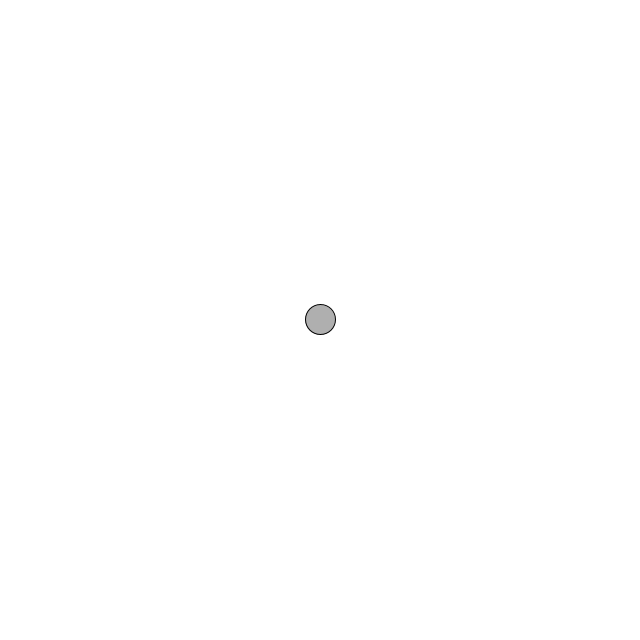
Frame 1 (no input)
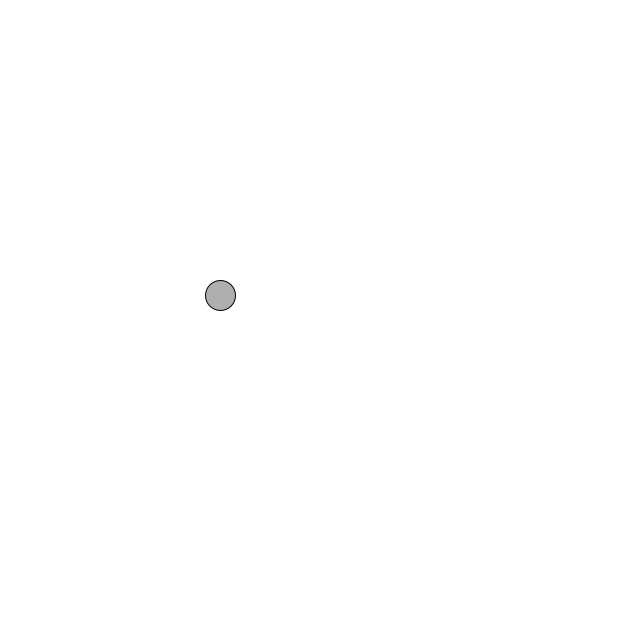
Frame 60 (the mouse pressed at the canvas centre just before this capture)
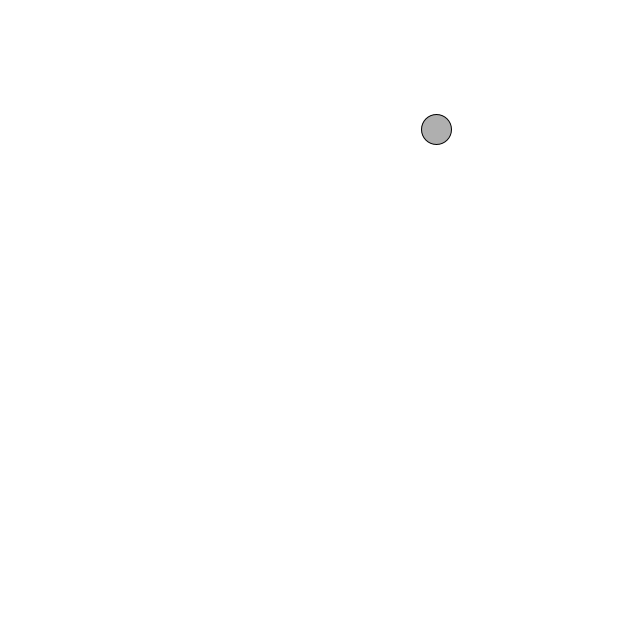
Frame 120 (the mouse held since frame 60 and released just before this capture)

The Processing sketch that drew these frames (run headless with seeded random() and noise(); from frame 60 on, the mouse is pressed at the canvas centre):

// Processing sketch: randomWalkPerlinAcc
// ── randomWalkPerlinAcc.pde
class Mover {
  PVector pos;
  PVector vel;
  PVector acc;
  float topspeed;
  float t;
  
  Mover() {
    pos = new PVector(width/2, height/2);
    vel = new PVector(0, 0);
    topspeed = 8;
  }
  
  void update() {
    acc = new PVector(map(noise(t), 0, 1, -1, 1), map(noise(t+100), 0, 1, -1, 1));
    vel.add(acc);
    vel.limit(topspeed);
    pos.add(vel);
    t += 0.1;
  }

  void display() {
    stroke(0);
    fill(175);
    ellipse(pos.x, pos.y, 30, 30);
  }
  
  void checkEdges() {
    if (pos.x > width){
      pos.x = 0;
    } else if (pos.x < 0) {
      pos.x = width;
    }
    if (pos.y > height){
      pos.y = 0;
    } else if (pos.y < 0) {
      pos.y = height;
    }
  }
}

Mover m;

void setup(){
  size(640, 640);
  m = new Mover();
}

void draw(){
  background(255);
  m.update();
  m.checkEdges();
  m.display();
}
